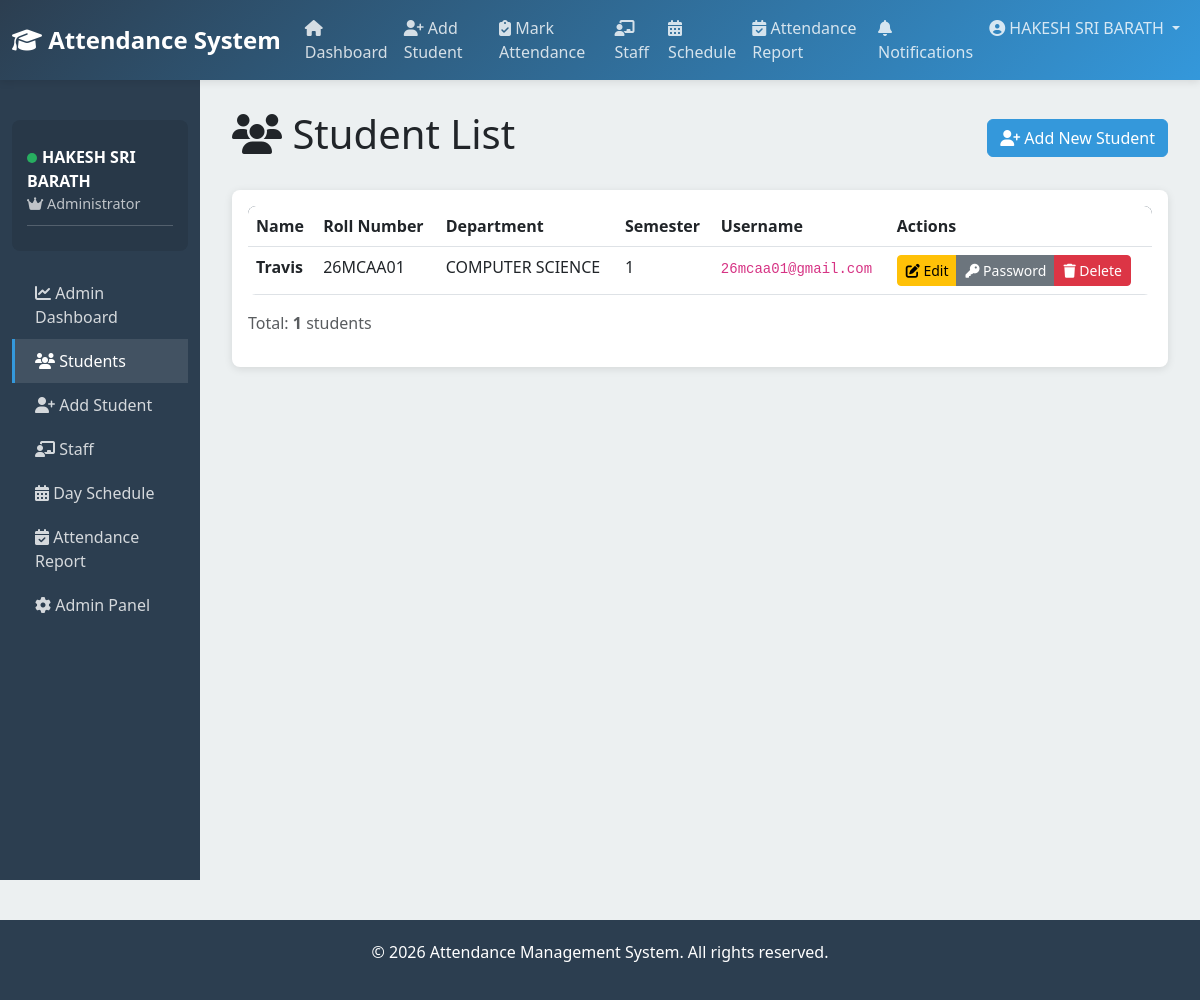
The app's page /student-list/ (signed in) with its own data.
### attendance/models.py (models this page shows, shortened)
class Student(models.Model):
    user = models.OneToOneField(
        User,
        on_delete=models.CASCADE,
        related_name='student_profile'
    )
    roll_number = models.CharField(
        max_length=20,
        unique=True
    )
    name = models.CharField(
        max_length=100
    )
    department = models.CharField(
        max_length=100
    )
    semester = models.IntegerField()

### attendance/views.py (the view)
    def wrapper(request, *args, **kwargs):
        if not (is_staff_user(request.user) or is_admin(request.user)):
            messages.error(request, "You do not have permission to access this page.")
            return redirect('dashboard')
        return view_func(request, *args, **kwargs)

### attendance/views.py (called while the page is built)
def is_admin(user):
    return user.is_staff or user.is_superuser

def is_staff_user(user):
    try:
        return hasattr(user, 'staff_profile') and user.staff_profile is not None
    except:
        return False

def staff_required(view_func):
    def wrapper(request, *args, **kwargs):
        if not (is_staff_user(request.user) or is_admin(request.user)):
            messages.error(request, "You do not have permission to access this page.")
            return redirect('dashboard')
        return view_func(request, *args, **kwargs)
    return wrapper

@login_required(login_url='login')
@staff_required
def student_list(request):
    students = Student.objects.all().order_by('name')
    context = {'students': students}
    return render(request, 'attendance/student_list.html', context)

### attendance/templates/attendance/student_list.html (shortened to what this page needs)
{% extends 'base.html' %}
{% block content %}
<div class="container-fluid">
    <div class="d-flex justify-content-between align-items-center mb-4">
        <h1><i class="fas fa-users"></i> Student List</h1>
        <a href="{% url 'add_student' %}" class="btn btn-primary">
            <i class="fas fa-user-plus"></i> Add New Student
        </a>
    </div>
    <div class="card">
        <div class="card-body">
            {% if students %}
                <div class="table-responsive">
                    <table class="table table-hover">
                        <thead>
                            <tr>
                                <th>Name</th>
                                <th>Roll Number</th>
                                <th>Department</th>
                                <th>Semester</th>
                                <th>Username</th>
                                <th>Actions</th>
                            </tr>
                        </thead>
                        <tbody>
                            {% for student in students %}
                            <tr>
                                <td>
                                    <strong>{{ student.name }}</strong>
                                </td>
                                <td>{{ student.roll_number }}</td>
                                <td>{{ student.department }}</td>
                                <td>{{ student.semester }}</td>
                                <td><code>{{ student.user.username }}</code></td>
                                <td>
                                    <div class="btn-group" role="group">
                                        <a href="{% url 'edit_student' student.id %}" class="btn btn-sm btn-warning">
                                            <i class="fas fa-edit"></i> Edit
                                        </a>
                                        <a href="{% url 'change_student_password' student.id %}" class="btn btn-sm btn-secondary">
                                            <i class="fas fa-key"></i> Password
                                        </a>
                                        {% if user.is_staff or user.is_superuser %}
                                            <a href="{% url 'delete_student' student.id %}" class="btn btn-sm btn-danger" onclick="return confirm('Are you sure?')">
                                                <i class="fas fa-trash"></i> Delete
                                            </a>
                                        {% endif %}
                                    </div>
                                </td>
                            </tr>
                            {% endfor %}
                        </tbody>
                    </table>
                </div>
                <p class="text-muted mt-3">Total: <strong>{{ students|length }}</strong> students</p>
            {% else %}
                <div class="alert alert-info">
                    <i class="fas fa-info-circle"></i> No students found. <a href="{% url 'add_student' %}">Add one now</a>.
                </div>
            {% endif %}
        </div>
    </div>
</div>
{% endblock %}

### attendance/templates/base.html (shortened to what this page needs)
<!DOCTYPE html>
<html lang="en">
<head>
    <link href="https://cdn.jsdelivr.net/npm/bootstrap@5.3.0/dist/css/bootstrap.min.css" rel="stylesheet">
    <link href="https://cdnjs.cloudflare.com/ajax/libs/font-awesome/6.4.0/css/all.min.css" rel="stylesheet">
</head>
<body>
    {% if user.is_authenticated %}
    <nav class="navbar navbar-expand-lg navbar-dark">
        <div class="container-fluid">
            <a class="navbar-brand" href="{% url 'dashboard' %}">
                <i class="fas fa-graduation-cap"></i> Attendance System
            </a>
            <div class="collapse navbar-collapse" id="navbarNav">
                <ul class="navbar-nav me-auto">
                    <li class="nav-item">
                        <a class="nav-link" href="{% url 'dashboard' %}">
                            <i class="fas fa-home"></i> Dashboard
                        </a>
                    </li>
                    {% if user.is_staff or user.is_superuser or user.staff_profile %}
                    <li class="nav-item">
                        <a class="nav-link" href="{% url 'add_student' %}">
                            <i class="fas fa-user-plus"></i> Add Student
                        </a>
                    </li>
                    <li class="nav-item">
                        <a class="nav-link" href="{% url 'mark_attendance' %}">
                            <i class="fas fa-clipboard-check"></i> Mark Attendance
                        </a>
                    </li>
                    {% endif %}
                    {% if user.is_staff or user.is_superuser %}
                    <li class="nav-item">
                        <a class="nav-link" href="{% url 'staff_list' %}">
                            <i class="fas fa-chalkboard-user"></i> Staff
                        </a>
                    </li>
                    <li class="nav-item">
                        <a class="nav-link" href="{% url 'day_schedule' %}">
                            <i class="fas fa-calendar-days"></i> Schedule
                        </a>
                    </li>
                    {% endif %}
                    <li class="nav-item">
                        <a class="nav-link" href="{% url 'attendance_report' %}">
                            <i class="fas fa-calendar-check"></i> Attendance Report
                        </a>
                    </li>
                </ul>
                <ul class="navbar-nav ms-auto">
                    <li class="nav-item">
                        <a class="nav-link" href="{% url 'notifications' %}">
                            <i class="fas fa-bell"></i> Notifications
                        </a>
                    </li>
                    <li class="nav-item dropdown">
                        <a class="nav-link dropdown-toggle" href="#" id="userDropdown" role="button" data-bs-toggle="dropdown">
                            <i class="fas fa-user-circle"></i> {{ user.first_name|default:user.username }}
                        </a>
                    </li>
                </ul>
            </div>
        </div>
    </nav>
    {% endif %}
    <div class="container-fluid">
        <div class="row">
            {% if user.is_authenticated %}
            <div class="col-lg-2 col-md-3 sidebar d-none d-md-block">
                <div class="user-menu">
                    <div class="user-info">
                        <div class="user-name">
                            <span class="status-badge"></span>{{ user.first_name|default:user.username }}
                        </div>
                        <div class="user-role">
                            {% if user.is_superuser or user.is_staff %}
                                <i class="fas fa-crown"></i> Administrator
                            {% elif user.staff_profile %}
                                <i class="fas fa-chalkboard-user"></i> Staff
                            {% elif user.student_profile %}
                                <i class="fas fa-book"></i> Student
                            {% endif %}
                        </div>
                    </div>
                </div>
                <div style="margin-top: 20px;">
                    {% if user.is_superuser or user.is_staff %}
                        <a href="{% url 'admin_dashboard' %}" class="{% if request.resolver_match.url_name == 'admin_dashboard' %}active{% endif %}">
                            <i class="fas fa-chart-line"></i> Admin Dashboard
                        </a>
                        <a href="{% url 'student_list' %}" class="{% if request.resolver_match.url_name == 'student_list' %}active{% endif %}">
                            <i class="fas fa-users"></i> Students
                        </a>
                        <a href="{% url 'add_student' %}" class="{% if request.resolver_match.url_name == 'add_student' %}active{% endif %}">
                            <i class="fas fa-user-plus"></i> Add Student
                        </a>
                        <a href="{% url 'staff_list' %}" class="{% if request.resolver_match.url_name == 'staff_list' %}active{% endif %}">
                            <i class="fas fa-chalkboard-user"></i> Staff
                        </a>
                        <a href="{% url 'day_schedule' %}" class="{% if request.resolver_match.url_name == 'day_schedule' %}active{% endif %}">
                            <i class="fas fa-calendar-days"></i> Day Schedule
                        </a>
                        <a href="{% url 'attendance_report' %}" class="{% if request.resolver_match.url_name == 'attendance_report' %}active{% endif %}">
                            <i class="fas fa-calendar-check"></i> Attendance Report
                        </a>
                        <a href="/admin/">
                            <i class="fas fa-cog"></i> Admin Panel
                        </a>
                    {% endif %}
                </div>
            </div>
            {% endif %}
            <div class="{% if user.is_authenticated %}col-lg-10 col-md-9 col-12 main-content{% else %}col-12 p-0{% endif %}">
                {% block content %}{% endblock %}
            </div>
        </div>
    </div>
    {% if user.is_authenticated %}
    <footer>
        <p>&copy; 2026 Attendance Management System. All rights reserved.</p>
    </footer>
    {% endif %}
</body>
</html>

### attendance/templates/base.html (style rules this page uses)
:root { --primary-color: #2c3e50; --secondary-color: #3498db; --success-color: #27ae60; --danger-color: #e74c3c; --warning-color: #f39c12; }
body { background-color: #ecf0f1; font-family: 'Segoe UI', Tahoma, Geneva, Verdana, sans-serif; }
.navbar { background: linear-gradient(135deg, var(--primary-color) 0%, var(--secondary-color) 100%); box-shadow: 0 2px 8px rgba(0,0,0,0.1); }
.navbar-brand { font-weight: bold; font-size: 1.5rem; }
.navbar .nav-link { color: rgba(255,255,255,0.8) !important; transition: color 0.3s; }
.sidebar { background-color: var(--primary-color); color: white; min-height: 100vh; padding-top: 20px; }
.sidebar a { color: rgba(255,255,255,0.8); text-decoration: none; padding: 10px 20px; display: block; transition: all 0.3s; border-left: 3px solid transparent; }
.sidebar a:hover, .sidebar a.active { background-color: rgba(255,255,255,0.1); border-left-color: var(--secondary-color); color: white; }
.main-content { padding: 30px 20px; }
.card { border: none; border-radius: 8px; box-shadow: 0 2px 8px rgba(0,0,0,0.1); transition: transform 0.3s, box-shadow 0.3s; }
.btn-primary { background-color: var(--secondary-color); border-color: var(--secondary-color); }
.table-responsive { border-radius: 8px; overflow: hidden; }
.table { margin-bottom: 0; }
.table thead { background-color: var(--primary-color); color: white; }
.user-menu { background-color: rgba(0,0,0,0.1); padding: 15px; border-radius: 8px; margin-top: 20px; }
.user-menu .user-info { padding: 10px 0; border-bottom: 1px solid rgba(255,255,255,0.2); margin-bottom: 10px; }
.user-name { font-weight: bold; color: white; }
.user-role { font-size: 0.9rem; color: rgba(255,255,255,0.7); }
.status-badge { display: inline-block; width: 10px; height: 10px; border-radius: 50%; background-color: #27ae60; margin-right: 5px; }
footer { background-color: var(--primary-color); color: white; text-align: center; padding: 20px; margin-top: 40px; }

### records on screen
Student: name "Travis", roll_number "26MCAA01", department "COMPUTER SCIENCE", semester "1", user.username "26mcaa01@gmail.com"

### other values on screen
{{ user.first_name|default:user.username }} "HAKESH SRI BARATH"
{{ students|length }} "1"
